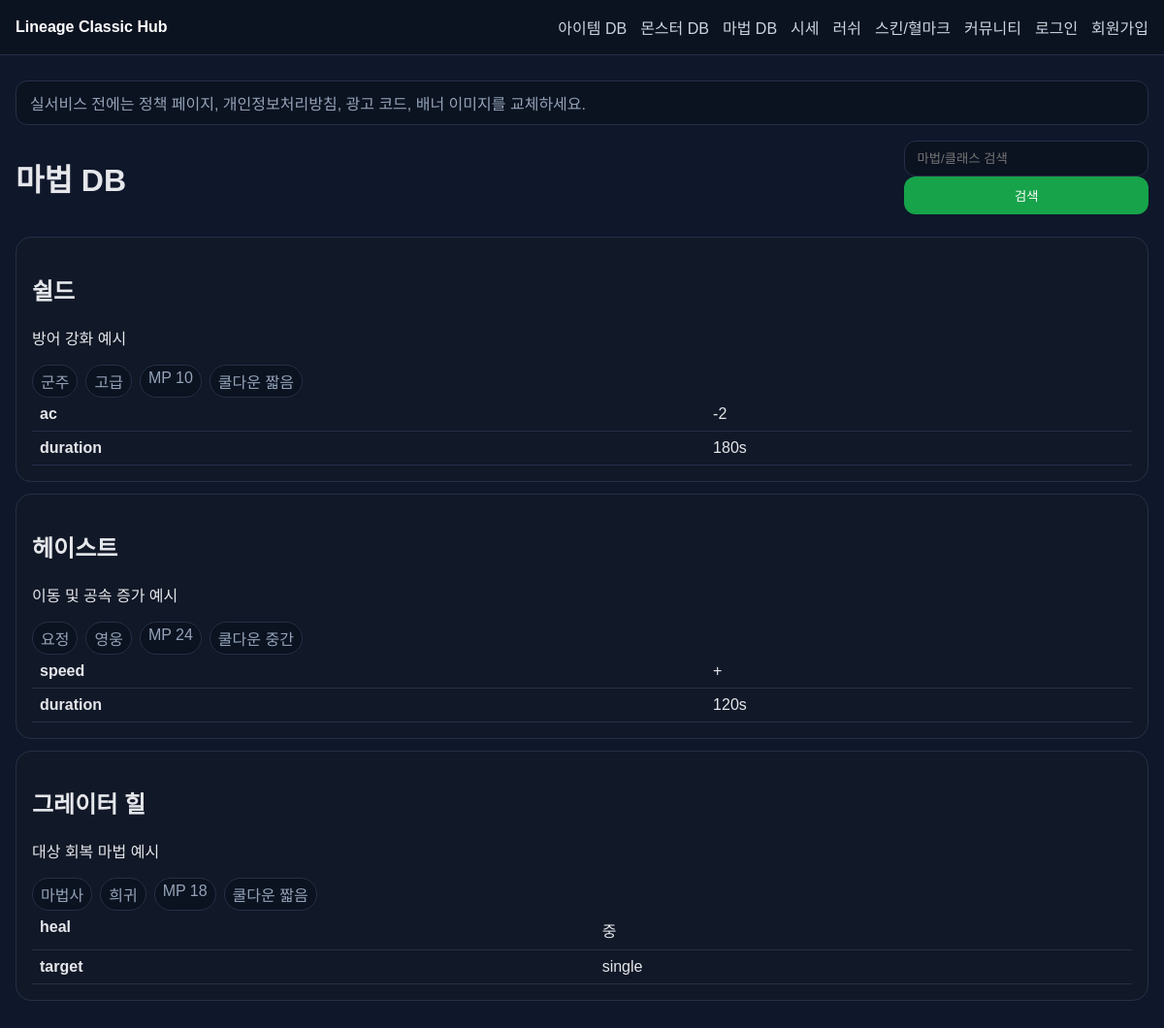
The app's page /spells with its own data.
### tables this page shows
CREATE TABLE settings (
                id INTEGER PRIMARY KEY AUTOINCREMENT,
                key TEXT UNIQUE NOT NULL,
                value TEXT NOT NULL
            );

CREATE TABLE spells (
            id INTEGER PRIMARY KEY AUTOINCREMENT,
            slug TEXT UNIQUE NOT NULL,
            name TEXT NOT NULL,
            class_name TEXT,
            grade TEXT,
            mp_cost INTEGER,
            cooldown_note TEXT,
            source TEXT,
            description TEXT,
            effects_json TEXT,
            created_at TEXT NOT NULL DEFAULT CURRENT_TIMESTAMP
        );

### app/main.py (the view)
@app.get('/spells', response_class=HTMLResponse)
def spells(request: Request, q: str = ''):
    rows = fetch_all('SELECT * FROM spells WHERE name LIKE ? OR class_name LIKE ? ORDER BY id DESC', (f'%{q}%', f'%{q}%'))
    return templates.TemplateResponse('spells.html', context(request, rows=rows, q=q, json=json))

### app/templates/spells.html
{% extends 'base.html' %}
{% block content %}
<div class="page-head"><h1>마법 DB</h1><form><input name="q" value="{{ q }}" placeholder="마법/클래스 검색" /><button>검색</button></form></div>
{% for row in rows %}
<article class="card mb12">
  <h2>{{ row.name }}</h2>
  <p>{{ row.description }}</p>
  <div class="tag-row"><span>{{ row.class_name }}</span><span>{{ row.grade }}</span><span>MP {{ row.mp_cost }}</span><span>쿨다운 {{ row.cooldown_note }}</span></div>
  <table class="table compact">
    {% for k, v in json.loads(row.effects_json or '{}').items() %}<tr><th>{{ k }}</th><td>{{ v }}</td></tr>{% endfor %}
  </table>
</article>
{% endfor %}
{% endblock %}

### app/templates/base.html (shortened to what this page needs)
<!DOCTYPE html>
<html lang="ko">
<head>
  <link rel="stylesheet" href="/static/style.css" />
</head>
<body>
  <header class="topbar">
    <div class="wrap nav">
      <a class="logo" href="/">{{ settings.site_name }}</a>
      <nav>
        <a href="/items">아이템 DB</a>
        <a href="/monsters">몬스터 DB</a>
        <a href="/spells">마법 DB</a>
        <a href="/prices">시세</a>
        <a href="/simulator">러쉬</a>
        <a href="/skins">스킨/혈마크</a>
        <a href="/community">커뮤니티</a>
        {% if user %}
          <a href="/mypage">마이페이지</a>
          {% if user.role == 'admin' %}<a href="/admin">관리자</a>{% endif %}
          <a href="/logout">로그아웃</a>
        {% else %}
          <a href="/login">로그인</a>
          <a href="/register">회원가입</a>
        {% endif %}
      </nav>
    </div>
  </header>
  <main class="wrap">
    <div class="notice-bar">{{ settings.homepage_notice }}</div>
    {% block content %}{% endblock %}
  </main>
</body>
</html>

### app/static/style.css (style rules this page uses)
:root { --bg:#0f172a;--card:#111827;--line:#253047;--text:#e5e7eb;--muted:#94a3b8;--accent:#d4af37;--green:#16a34a }
* { box-sizing:border-box }
body { margin:0;background:var(--bg);color:var(--text);font-family:Arial,sans-serif }
a { color:#cbd5e1;text-decoration:none }
.wrap { max-width:1280px;margin:0 auto;padding:16px }
.topbar { background:#0b1220;border-bottom:1px solid var(--line);position:sticky;top:0;z-index:10 }
.nav { display:flex;justify-content:space-between;align-items:center;gap:16px }
.nav nav { display:flex;flex-wrap:wrap;gap:14px }
.logo { font-weight:700;color:#fff }
.notice-bar,.userbar { margin:10px 0;padding:10px 14px;border:1px solid var(--line);background:#0b1220;border-radius:12px;color:var(--muted) }
.card { background:var(--card);border:1px solid var(--line);border-radius:16px;padding:16px }
.table { width:100%;border-collapse:collapse }
.table th,.table td { padding:10px;border-bottom:1px solid var(--line);text-align:left;vertical-align:top }
.table.compact th,.table.compact td { padding:8px }
.tag-row { display:flex;gap:8px;flex-wrap:wrap;margin-top:10px }
.tag-row span { padding:4px 8px;border-radius:999px;border:1px solid var(--line);background:#0b1220;color:var(--muted) }
.page-head { display:flex;justify-content:space-between;align-items:center;gap:12px;margin-bottom:16px }
.searchbox input,input,select,textarea,button { width:100%;padding:10px 12px;border-radius:12px;border:1px solid var(--line);background:#0b1220;color:var(--text) }
button { background:var(--green);border:none;color:#fff;cursor:pointer }
.mb12 { margin-bottom:12px }

### records on screen
settings: site_name "Lineage Classic Hub"
settings: homepage_notice "실서비스 전에는 정책 페이지, 개인정보처리방침, 광고 코드, 배너 이미지를 교체하세요."
spells: name "쉴드", description "방어 강화 예시", class_name "군주", grade "고급", mp_cost "10", cooldown_note "짧음", items "ac" "duration", items "-2" "180s"
spells: name "헤이스트", description "이동 및 공속 증가 예시", class_name "요정", grade "영웅", mp_cost "24", cooldown_note "중간", items "speed" "duration", items "+" "120s"
spells: name "그레이터 힐", description "대상 회복 마법 예시", class_name "마법사", grade "희귀", mp_cost "18", cooldown_note "짧음", items "heal" "target", items "중" "single"
